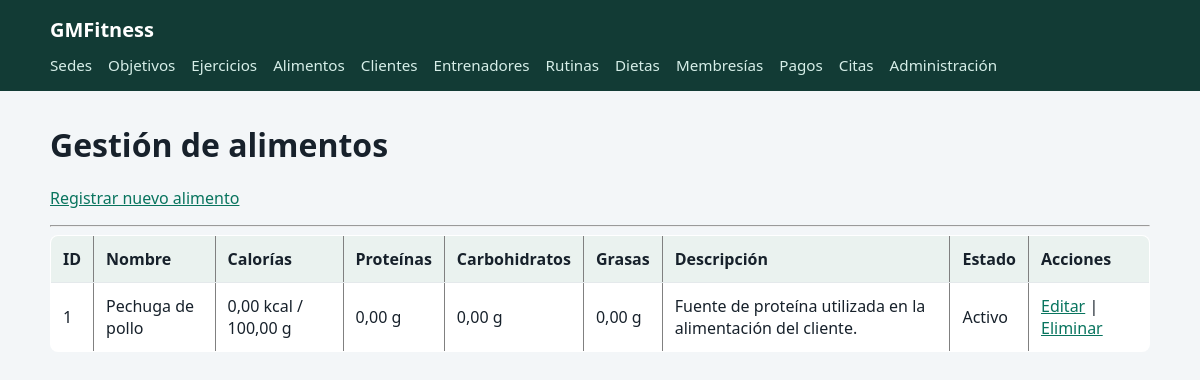
/alimentos/, run on the app's committed database.
### nutricion/models.py (models this page shows, shortened)
class Alimento(models.Model):
    creado_por = models.ForeignKey(
        "usuarios.Usuario",
        on_delete=models.SET_NULL,
        null=True,
        blank=True,
        related_name="alimentos_creados",
    )
    nombre = models.CharField(
        max_length=100,
        unique=True
    )
    codigo_barras = models.CharField(
        max_length=50,
        unique=True,
        null=True,
        blank=True,
    )
    descripcion = models.TextField(
        blank=True
    )
    porcion_referencia = models.DecimalField(
        max_digits=7,
        decimal_places=2,
        default=Decimal("100.00"),
        validators=[MinValueValidator(Decimal("0.01"))],
    )
    unidad_porcion = models.CharField(max_length=30, default="g")
    calorias = models.DecimalField(
        max_digits=8,
        decimal_places=2,
        default=Decimal("0"),
        validators=[MinValueValidator(Decimal("0"))],
    )
    proteinas = models.DecimalField(
        max_digits=8,
        decimal_places=2,
        default=Decimal("0"),
        validators=[MinValueValidator(Decimal("0"))],
    )
    carbohidratos = models.DecimalField(
        max_digits=8,
        decimal_places=2,
        default=Decimal("0"),
        validators=[MinValueValidator(Decimal("0"))],
    )
    grasas = models.DecimalField(
        max_digits=8,
        decimal_places=2,
        default=Decimal("0"),
        validators=[MinValueValidator(Decimal("0"))],
    )
    fibra = models.DecimalField(
        max_digits=8,
        decimal_places=2,
        default=Decimal("0"),
        validators=[MinValueValidator(Decimal("0"))],
    )
    imagen = models.ImageField(upload_to="alimentos/", null=True, blank=True)
    activo = models.BooleanField(
        default=True
    )
    class Meta:
        ordering = ("nombre",)
        constraints = [
            models.CheckConstraint(
                condition=Q(porcion_referencia__gt=0),
                name="porcion_alimento_positiva",
            ),
            models.CheckConstraint(
                condition=Q(calorias__gte=0, proteinas__gte=0, carbohidratos__gte=0,
                            grasas__gte=0, fibra__gte=0),
                name="nutrientes_no_negativos",
            ),
        ]

### nutricion/views.py (the view)
# urls.py: path('alimentos/', views.listar_alimentos, name='listar_alimentos'),
def listar_alimentos(request):
    alimentos = Alimento.objects.all().order_by("nombre")
    return render(
        request,
        "alimentos/listar_alimentos.html",
        {"alimentos": alimentos}
    )

### nutricion/templates/alimentos/listar_alimentos.html (shortened to what this page needs)
{% extends "base.html" %}
{% block content %}
<h1>Gestión de alimentos</h1>
<p>
        <a href="{% url 'crear_alimento' %}">Registrar nuevo alimento</a>
    </p>
    <hr>
    {% if alimentos %}
        <table border="1" cellpadding="8">
            <thead>
                <tr>
                    <th>ID</th>
                    <th>Nombre</th>
                    <th>Calorías</th>
                    <th>Proteínas</th>
                    <th>Carbohidratos</th>
                    <th>Grasas</th>
                    <th>Descripción</th>
                    <th>Estado</th>
                    <th>Acciones</th>
                </tr>
            </thead>
            <tbody>
                {% for alimento in alimentos %}
                    <tr>
                        <td>{{ alimento.id }}</td>
                        <td>{{ alimento.nombre }}</td>
                        <td>{{ alimento.calorias }} kcal / {{ alimento.porcion_referencia }} {{ alimento.unidad_porcion }}</td>
                        <td>{{ alimento.proteinas }} g</td>
                        <td>{{ alimento.carbohidratos }} g</td>
                        <td>{{ alimento.grasas }} g</td>
                        <td>{{ alimento.descripcion|default:"No registrada" }}</td>
                        <td>
                            {% if alimento.activo %}
                                Activo
                            {% else %}
                                Inactivo
                            {% endif %}
                        </td>
                        <td>
                            <a href="{% url 'editar_alimento' alimento.id %}">Editar</a>
                            |
                            <a href="{% url 'eliminar_alimento' alimento.id %}">Eliminar</a>
                        </td>
                    </tr>
                {% endfor %}
            </tbody>
        </table>
    {% else %}
        <p>No hay alimentos registrados.</p>
    {% endif %}
{% endblock %}

### gimnasios/templates/base.html (style rules this page uses)
:root { font-family: system-ui, sans-serif; color: #17212b; background: #f3f6f8; }
body { margin: 0; }
h1 { margin-top: 0; }
a { color: #08745e; }
.panel, table { background: white; border-radius: .5rem; }
table { width: 100%; border-collapse: collapse; overflow: hidden; }
th, td { padding: .75rem; border-bottom: 1px solid #e4e9eb; text-align: left; }
th { background: #eaf2ef; }

### data on the page
Alimento: id "1", nombre "Pechuga de pollo", calorias "0,00", porcion_referencia "100,00", unidad_porcion "g", proteinas "0,00", carbohidratos "0,00", grasas "0,00", descripcion "Fuente de proteína utilizada en la alimentación del cliente.", activo "Activo"
